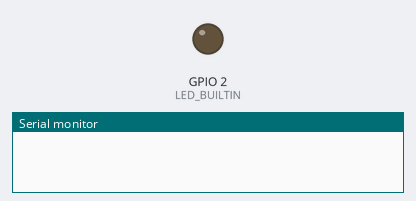
Simulated run of this sketch. Board: ESP8266 (NodeMCU). Shown: output pins drawn as LEDs (lit = HIGH, except the on-board LED, lit = LOW), the last lines printed to the serial monitor. WiFi joins after 1.5 s; servers stay silent unless stated; network time is answered at once with the bench clock; uploads are accepted with an empty reply; the local clock reads 2024-03-15 10:24:30 at power-on unless the sketch sets it.

Above: at 0.35 s.
At 16.96 s:
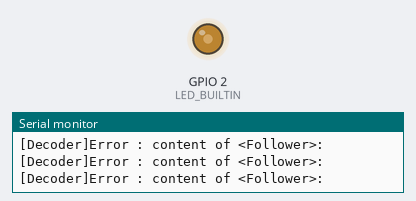
At 38.11 s:
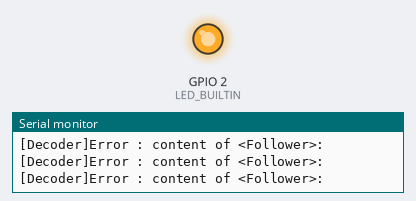
Timing chart, 0 to 40.0 s (numbered marks = the images above):
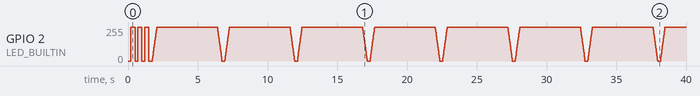

The sketch:

3.ESP8266-01_Code.ino
```cpp
#include <ESP8266WiFi.h>
#include <NTPClient.h>
#include <WiFiUdp.h>
#include <ESP8266HTTPClient.h>
#include <WiFiClientSecureBearSSL.h>

const char *ssid = "aaaaaaaa";     // XXX: Your WiFi ssid
const char *password = "bbbbbbbb"; // XXX: Your password
                                   // XXX:                       ↓ Can be changed to your bilibili uid
const char *api = "https://api.bilibili.com/x/relation/stat?vmid=356383684";

std::unique_ptr<BearSSL::WiFiClientSecure> client(new BearSSL::WiFiClientSecure);
HTTPClient https;

WiFiUDP ntpUDP;
NTPClient timeClient(ntpUDP, "ntp.ntsc.ac.cn", 28800);

void setup()
{
    pinMode(LED_BUILTIN, OUTPUT);
    Serial.begin(9600);

    WiFi.mode(WIFI_STA);
    WiFi.begin(ssid, password);

    timeClient.begin();

    client->setInsecure();  // Ignore SSL certificate validation
}

void loop()
{
    while (WiFi.status() != WL_CONNECTED)
    {
        digitalWrite(LED_BUILTIN, LOW);
        delay(200);
        digitalWrite(LED_BUILTIN, HIGH);
        delay(300);
    }
    analogWrite(LED_BUILTIN, 0);

    while (!https.begin(*client, api) && (WiFi.status() == WL_CONNECTED))
    {
        delay(1000);
        Serial.println("[HTTPS] Connect failed.");
    }

    int httpCode = https.GET();  // start connection and send HTTP header
    if (httpCode > 0)            // httpCode will be negative on error
    {
        if (httpCode == HTTP_CODE_OK || httpCode == HTTP_CODE_MOVED_PERMANENTLY)  // file found at server
        {
            String recv = https.getString();
            int C = recv.indexOf("follower") + 10;
            int D = recv.indexOf("}", C);
            String follower = recv.substring(C, D);

            timeClient.update();
            unsigned long epochTime = timeClient.getEpochTime();
            struct tm *ptm = gmtime((time_t *)&epochTime);
            int YY = ptm->tm_year + 1900;
            int MM = ptm->tm_mon + 1;
            int DD = ptm->tm_mday;
            String hhmm = timeClient.getFormattedTime();
            char date[30];
            sprintf(date, "%04d-%02d-%02d ", YY, MM, DD);
            String Date = String(date) + hhmm + String(" UTC+8");

            if (follower.toInt() > 0)
            {
                String output = follower + "," + Date;
                Serial.println(output);
            }
            else
            {
                Serial.println("[Decoder]Error : content of <Follower>:\n"+follower);
            }
        }
    }
    else
    {
        Serial.printf("[HTTPS] GET... failed, error: %s\n", https.errorToString(httpCode).c_str());
    }

    for (int i = 0; i < 500; i++)
    {
        double val = (-0.016368) * i * i + 8.184 * i;
        analogWrite(LED_BUILTIN, int(val));
        delay(10);
    }
}
```

Measured:
- by itself, GPIO 2 (LED_BUILTIN): 0/255 → 255/255 at 0.20 s, → 0/255 0.30 s later, → 255/255 0.20 s later, → 0/255 0.30 s later, … (516 changes in this stretch)
